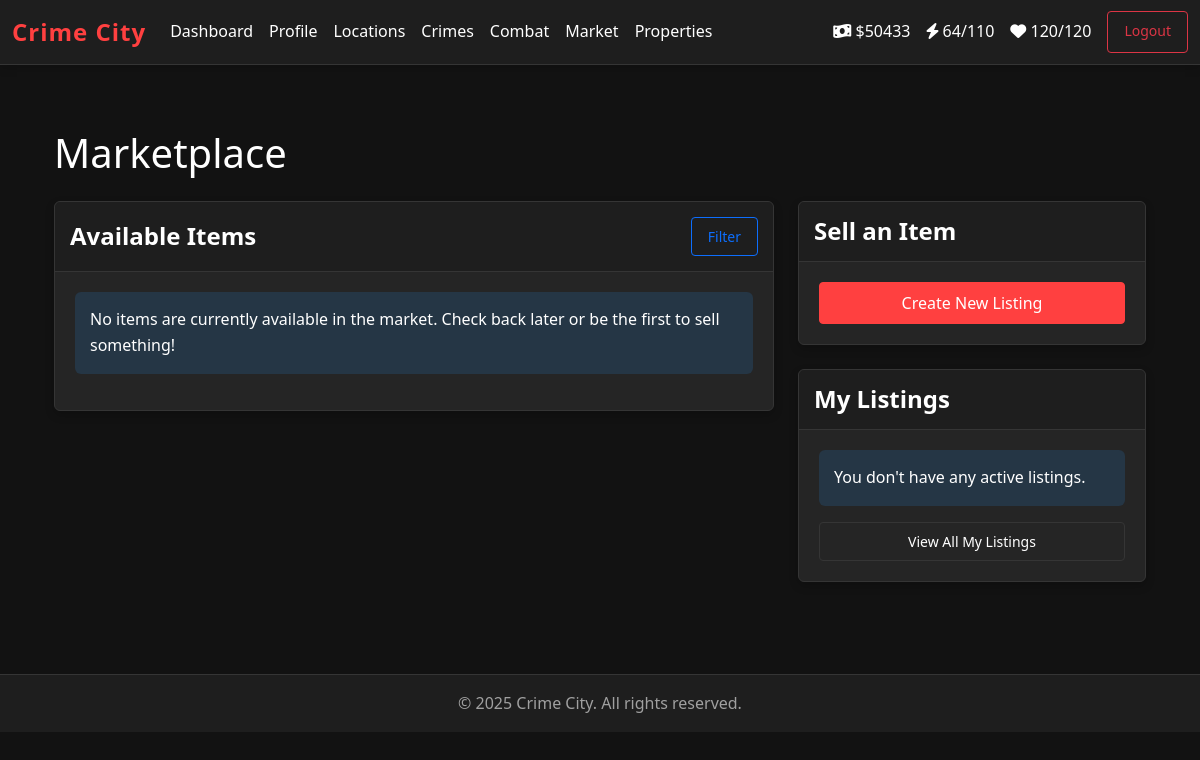
The page /market/ (signed in) on the database its author committed.
### game/models/player.py (models this page shows, shortened)
class Player(models.Model):
    user = models.OneToOneField(User, on_delete=models.CASCADE, related_name='player')
    nickname = models.CharField(max_length=50, unique=True)
    level = models.PositiveIntegerField(default=1)
    experience = models.PositiveIntegerField(default=0)
    cash = models.BigIntegerField(default=1000)
    bank_balance = models.BigIntegerField(default=0)
    strength = models.PositiveIntegerField(default=10)
    defense = models.PositiveIntegerField(default=10)
    speed = models.PositiveIntegerField(default=10)
    dexterity = models.PositiveIntegerField(default=10)
    intelligence = models.PositiveIntegerField(default=10)
    energy = models.PositiveIntegerField(default=100)
    max_energy = models.PositiveIntegerField(default=100)
    health = models.PositiveIntegerField(default=100)
    max_health = models.PositiveIntegerField(default=100)
    current_location = models.ForeignKey(
        'Location',
        on_delete=models.SET_NULL,
        null=True,
        related_name='players_present'
    )
    is_in_hospital = models.BooleanField(default=False)
    hospital_release_time = models.DateTimeField(null=True, blank=True)
    is_in_jail = models.BooleanField(default=False)
    jail_release_time = models.DateTimeField(null=True, blank=True)
    created_at = models.DateTimeField(default=timezone.now)
    last_energy_refill = models.DateTimeField(default=timezone.now)
    last_health_refill = models.DateTimeField(default=timezone.now)
    def regenerate_energy(self):
        now = timezone.now()
        time_diff = now - self.last_energy_refill
        energy_to_add = min(
            self.max_energy - self.energy,
            time_diff.total_seconds() // 300
        )
        if energy_to_add > 0:
            self.energy += int(energy_to_add)
            self.last_energy_refill = now - timezone.timedelta(
                seconds=(time_diff.total_seconds() % 300)
            )
            self.save()
    def regenerate_health(self):
        now = timezone.now()
        time_diff = now - self.last_health_refill
        health_to_add = min(
            self.max_health - self.health,
            time_diff.total_seconds() // 600
        )
        if health_to_add > 0:
            self.health += int(health_to_add)
            self.last_health_refill = now - timezone.timedelta(
                seconds=(time_diff.total_seconds() % 600)
            )
            self.save()
    def check_status(self):
        now = timezone.now()
        if self.is_in_hospital and now >= self.hospital_release_time:
            self.is_in_hospital = False
            self.health = self.max_health
            self.hospital_release_time = None
        if self.is_in_jail and now >= self.jail_release_time:
            self.is_in_jail = False
            self.jail_release_time = None
        if self.is_in_hospital or self.is_in_jail:
            self.save()
    class Meta:
        db_table = 'game_player'

### game/views/market_views.py (the view)
# urls.py: path('market/', market_view, name='market'),
@login_required
def market_view(request):
    player = request.player
    item_types = ItemType.objects.all()
    item_type_id = request.GET.get('item_type')
    max_price = request.GET.get('max_price')
    filters = {}
    if item_type_id:
        try:
            filters['item_type'] = ItemType.objects.get(id=item_type_id)
        except ItemType.DoesNotExist:
            pass
    if max_price:
        try:
            filters['max_price'] = int(max_price)
        except ValueError:
            pass
    listings = market_service.get_active_listings(
        player=player,
        min_level=player.level,
        **filters
    )
    player_listings = market_service.get_player_listings(player)
    context = {
        'player': player,
        'listings': listings,
        'player_listings': player_listings,
        'item_types': item_types,
        'selected_type': filters.get('item_type'),
        'max_price': filters.get('max_price'),
    }
    return render(request, 'game/market.html', context)

### game/services/market_service.py (called while the page is built)
def get_active_listings(player=None, item_type=None, min_level=None, max_price=None, limit=20):
    listings = MarketListing.objects.filter(
        status='active',
        expires_at__gt=timezone.now()
    )
    if item_type:
        listings = listings.filter(item__item_type=item_type)
    if min_level is not None:
        listings = listings.filter(item__min_level__lte=min_level)
    if max_price is not None:
        listings = listings.filter(price__lte=max_price)
    if player:
        listings = listings.exclude(seller=player)
    return listings.order_by('price')[:limit]

def get_player_listings(player, include_sold=False, limit=20):
    if include_sold:
        listings = MarketListing.objects.filter(seller=player)
    else:
        listings = MarketListing.objects.filter(seller=player, status='active')
    return listings.order_by('-created_at')[:limit]

### game/templates/game/market.html (shortened to what this page needs)
{% extends 'game/base.html' %}
{% load static %}
{% load game_extras %}
{% block content %}
<div class="container mt-4">
    <h1 class="mb-4">Marketplace</h1>
    <div class="row">
        <div class="col-md-8">
            <div class="card mb-4">
                <div class="card-header d-flex justify-content-between align-items-center">
                    <h4 class="mb-0">Available Items</h4>
                    <button class="btn btn-sm btn-outline-primary" data-bs-toggle="modal" data-bs-target="#filterModal">
                         Filter
                    </button>
                </div>
                <div class="card-body">
                    {% if listings %}
                        <div class="table-responsive">
                            <table class="table table-hover">
                                <thead>
                                    <tr>
                                        <th>Item</th>
                                        <th>Seller</th>
                                        <th>Quantity</th>
                                        <th>Price</th>
                                        <th>Expires</th>
                                        <th>Action</th>
                                    </tr>
                                </thead>
                                <tbody>
                                    {% for listing in listings %}
                                    <tr>
                                        <td>
                                            <strong>{{ listing.item.name }}</strong>
                                            <br>
                                            <small class="text-muted">{{ listing.item.item_type.name }}</small>
                                        </td>
                                        <td>{{ listing.seller.nickname }}</td>
                                        <td>{{ listing.quantity }}</td>
                                        <td>${{ listing.price }}</td>
                                        <td>{{ listing.expires_at|date:"M d, H:i" }}</td>
                                        <td>
                                            <form method="post" action="{% url 'purchase_listing' listing.id %}">
                                                {% csrf_token %}
                                                <button type="submit" class="btn btn-sm btn-success {% if player.cash < listing.price %}disabled{% endif %}">
                                                    Buy
                                                </button>
                                            </form>
                                        </td>
                                    </tr>
                                    {% endfor %}
                                </tbody>
                            </table>
                        </div>
                    {% else %}
                        <div class="alert alert-info">
                            No items are currently available in the market. Check back later or be the first to sell something!
                        </div>
                    {% endif %}
                </div>
            </div>
        </div>
        <div class="col-md-4">
            <div class="card mb-4">
                <div class="card-header">
                    <h4 class="mb-0">Sell an Item</h4>
                </div>
                <div class="card-body">
                    <button class="btn btn-primary w-100" data-bs-toggle="modal" data-bs-target="#sellModal">
                        Create New Listing
                    </button>
                </div>
            </div>
            <div class="card">
                <div class="card-header">
                    <h4 class="mb-0">My Listings</h4>
                </div>
                <div class="card-body">
                    {% if player_listings %}
                        <div class="list-group">
                            {% for listing in player_listings %}
                                <div class="list-group-item list-group-item-action d-flex justify-content-between align-items-center">
                                    <div>
                                        <strong>{{ listing.item.name }}</strong> x{{ listing.quantity }}
                                        <br>
                                        <small class="text-muted">${{ listing.price }} - Expires: {{ listing.expires_at|date:"M d, H:i" }}</small>
                                    </div>
                                    <form method="post" action="{% url 'cancel_listing' listing.id %}">
                                        {% csrf_token %}
                                        <button type="submit" class="btn btn-sm btn-danger">Cancel</button>
                                    </form>
                                </div>
                            {% endfor %}
                        </div>
                    {% else %}
                        <div class="alert alert-info">
                            You don't have any active listings.
                        </div>
                    {% endif %}
                    <div class="mt-3">
                        <a href="{% url 'player_listings' %}" class="btn btn-outline-secondary btn-sm w-100">
                            View All My Listings
                        </a>
                    </div>
                </div>
            </div>
        </div>
    </div>
</div>
{% endblock %}

### game/templates/game/base.html (shortened to what this page needs)
{% load game_extras %}
{% load static %}
<!DOCTYPE html>
<html lang="en">
<head>
    <link href="https://cdn.jsdelivr.net/npm/bootstrap@5.3.0/dist/css/bootstrap.min.css" rel="stylesheet">
    <link rel="stylesheet" href="https://cdnjs.cloudflare.com/ajax/libs/font-awesome/6.0.0-beta3/css/all.min.css">
    <link rel="stylesheet" href="{% static 'css/style.css' %}">
</head>
<body>
    {% if user.is_authenticated %}
    <nav class="navbar navbar-expand-lg navbar-dark">
        <div class="container-fluid">
            <a class="navbar-brand" href="{% url 'dashboard' %}">Crime City</a>
            <div class="collapse navbar-collapse" id="navbarNav">
                <ul class="navbar-nav me-auto">
                    <li class="nav-item">
                        <a class="nav-link" href="{% url 'dashboard' %}">Dashboard</a>
                    </li>
                    <li class="nav-item">
                        <a class="nav-link" href="{% url 'profile' %}">Profile</a>
                    </li>
                    <li class="nav-item">
                        <a class="nav-link" href="{% url 'locations' %}">Locations</a>
                    </li>
                    <li class="nav-item">
                        <a class="nav-link" href="{% url 'crimes' %}">Crimes</a>
                    </li>
                    <li class="nav-item">
                        <a class="nav-link" href="{% url 'combat' %}">Combat</a>
                    </li>
                    <li class="nav-item">
                        <a class="nav-link" href="{% url 'market' %}">Market</a>
                    </li>
                    <li class="nav-item">
                        <a class="nav-link" href="{% url 'property' %}">Properties</a>
                    </li>
                </ul>
                <div class="d-flex" id="playerStats">
                    <div class="navbar-text me-3">
                        <i class="fa-solid fa-money-bill-wave"></i> $<span id="player-cash" data-player-stat="cash">{% if player %}{{ player.cash }}{% else %}0{% endif %}</span>
                    </div>
                    <div class="navbar-text me-3">
                        <i class="fa-solid fa-bolt"></i> <span id="player-energy" data-player-stat="energy">{% if player %}{{ player.energy }}/{{ player.max_energy }}{% else %}0/0{% endif %}</span>
                    </div>
                    <div class="navbar-text me-3">
                        <i class="fa-solid fa-heart"></i> <span id="player-health-stat" data-player-stat="health">{% if player %}{{ player.health }}/{{ player.max_health }}{% else %}0/0{% endif %}</span>
                    </div>
                    <a class="btn btn-outline-danger btn-sm" href="{% url 'logout' %}">Logout</a>
                </div>
            </div>
        </div>
    </nav>
    {% endif %}
    <main class="container py-4">
        {% block content %}{% endblock %}
    </main>
    <footer class="mt-5 py-3 text-center">
        <div class="container">
            <p class="mb-0">&copy; {% now "Y" %} Crime City. All rights reserved.</p>
        </div>
    </footer>
</body>
</html>

### static/css/style.css (style rules this page uses)
:root { --primary-bg: #121212; --secondary-bg: #1e1e1e; --card-bg: #252525; --accent-color: #ff4040; --text-color: #ffffff; --text-muted: #a0a0a0; --border-color: #353535; --success-color: #4CAF50; --warning-color: #FFC107; --danger-color: #F44336; --info-color: #2196F3; }
body { background-color: var(--primary-bg); color: var(--text-color); font-family: 'Segoe UI', Tahoma, Geneva, Verdana, sans-serif; line-height: 1.6; }
a { color: var(--accent-color); text-decoration: none; transition: all 0.2s ease; }
.navbar { background-color: var(--secondary-bg) !important; border-bottom: 1px solid var(--border-color); box-shadow: 0 2px 10px rgba(0, 0, 0, 0.2); }
.navbar-brand { color: var(--accent-color) !important; font-weight: bold; font-size: 1.5rem; letter-spacing: 1px; }
.navbar-dark .navbar-nav .nav-link { color: var(--text-color); }
.navbar-text { color: var(--text-color) !important; }
.card { background-color: var(--card-bg); border: 1px solid var(--border-color); box-shadow: 0 4px 10px rgba(0, 0, 0, 0.2); margin-bottom: 20px; border-radius: 6px; overflow: hidden; color: var(--text-color); }
.card-header { background-color: var(--secondary-bg); border-bottom: 1px solid var(--border-color); padding: 15px; color: var(--text-color); }
.card-header h4, .card-header h5 { margin-bottom: 0; font-weight: 600; color: var(--text-color); }
.card-body { padding: 20px; color: var(--text-color); }
.card-body strong, .card-body span, .card-body li, .card-body p, .card-body div { color: var(--text-color); }
.btn { border-radius: 4px; padding: 8px 16px; transition: all 0.2s ease; font-weight: 500; }
.btn-primary { background-color: var(--accent-color); border-color: var(--accent-color); color: white; }
.btn-outline-secondary { color: var(--text-color); border-color: var(--border-color); }
.alert { border: none; border-radius: 6px; padding: 15px; }
.alert-info { background-color: rgba(33, 150, 243, 0.15); color: #64b5f6; }
footer { background-color: var(--secondary-bg) !important; border-top: 1px solid var(--border-color); color: var(--text-muted); }

### rows shown on the page
Player: cash "50433", energy "64", max_energy "110", health "120", max_health "120"
